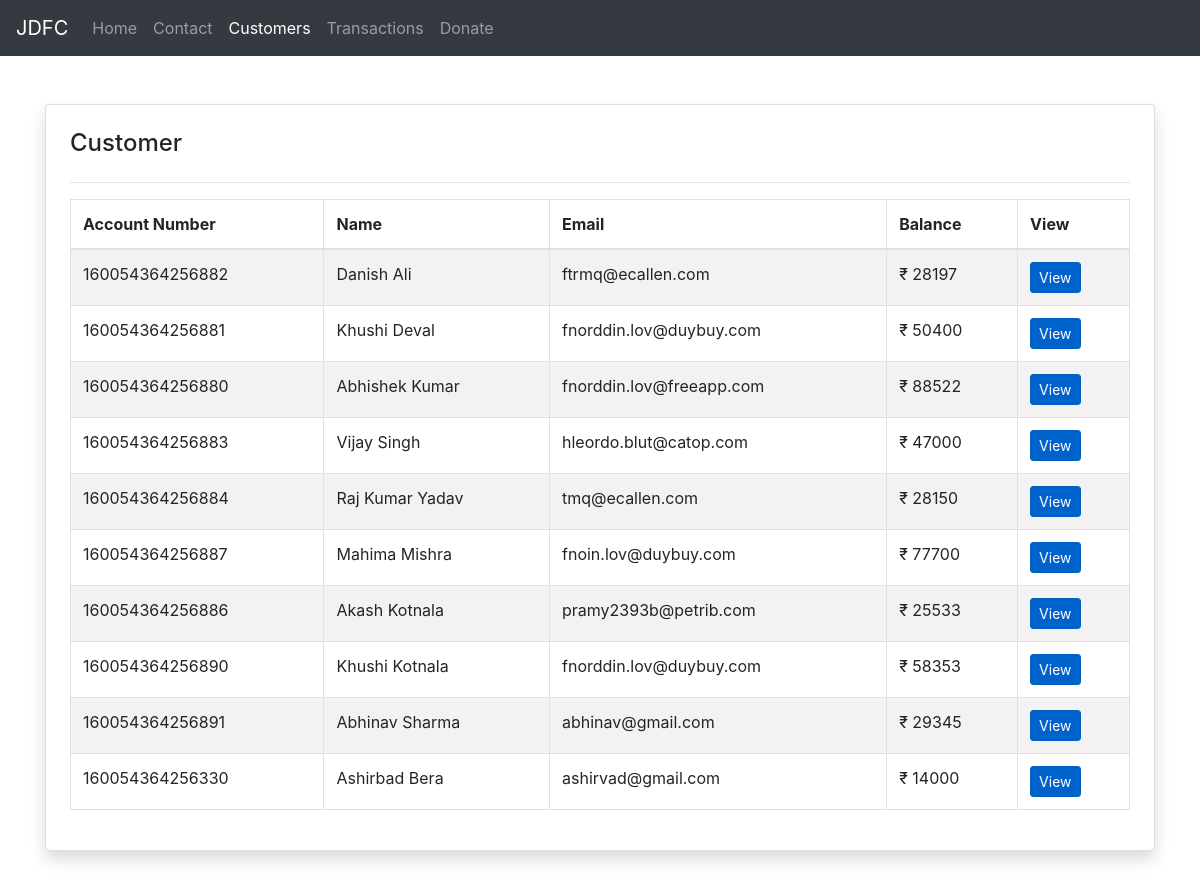
Before: /customer/ with the older database file.
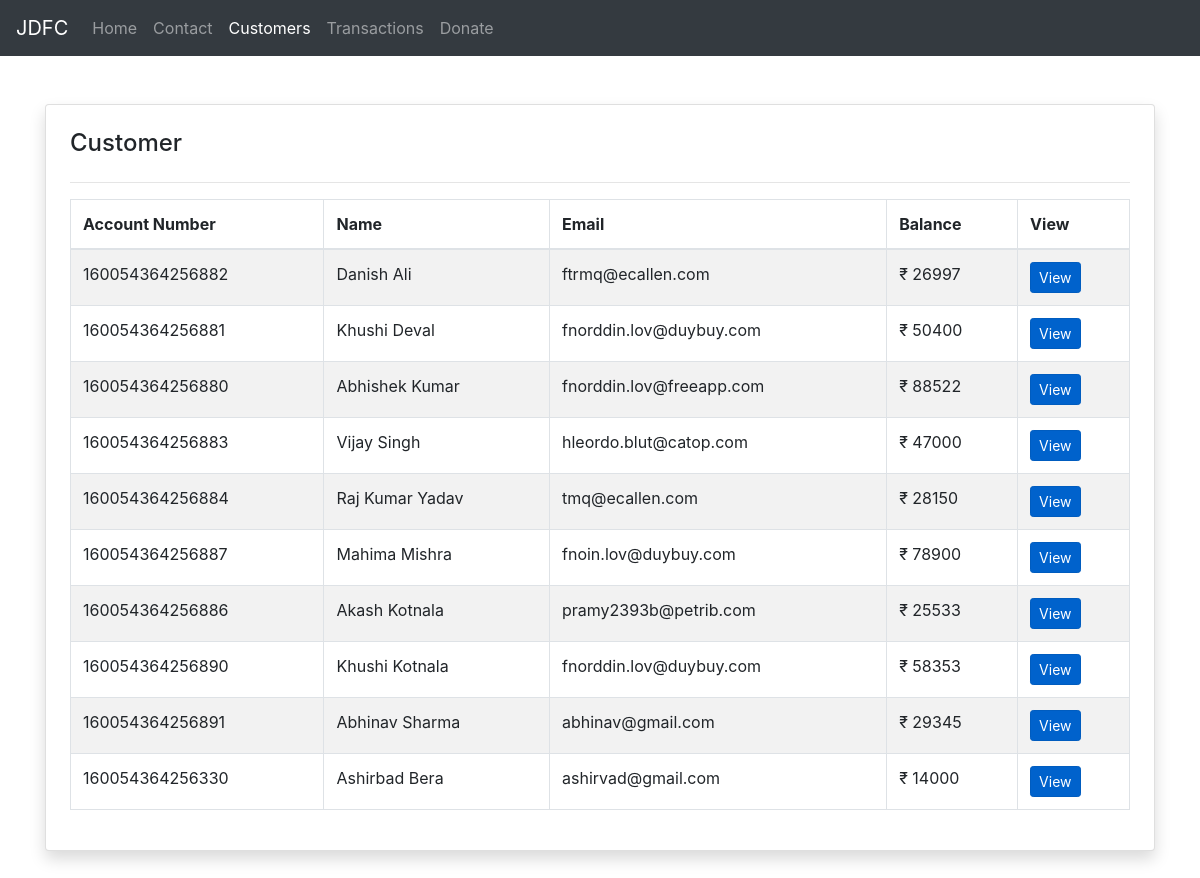
After: the same page with the newer database file.
### home/models.py (models this page shows, shortened)
class Customer(models.Model):
    name = models.CharField(max_length=122)
    email = models.EmailField()
    account_no = models.CharField(max_length=122)
    ifsc_code = models.CharField(max_length=122)
    amount = models.IntegerField()

### home/views.py (the view)
# urls.py: path('customer/', views.customer, name='customer'),
def customer(request):
    customers = Customer.objects.all()
    context = { "customers" : customers}
    return render(request, 'customer.html', context)

### templates/customer.html (shortened to what this page needs)
{% extends 'base.html' %}
{% block customeractive %}active{% endblock customeractive %}
{% block body %}
<div class="container">
    <div class="card shadow p-4 my-5 bg-body rounded" style="overflow: auto;">
        <h4>Customer</h4>
        <hr>
        <table class="table table-bordered table-striped">
            <thead>
                <tr>
                    <th>Account Number</th>
                    <th>Name</th>
                    <th>Email</th>
                    <th>Balance</th>
                    <th>View</th>
                </tr>
            </thead>
            <tbody>
                {% for customer in customers %}
                <tr>
                    <td>{{customer.account_no}}</td>
                    <td>{{customer.name}}</td>
                    <td>{{customer.email}}</td>
                    <td>&#8377 {{customer.amount}}</td>
                    <td>
                        <a href="{% url 'form' customer.account_no %}"
                            class="btn btn-sm btn-primary active">View</a>
                    </td>
                </tr>
                {% endfor %}
            </tbody>
        </table>
    </div>
</div>
{% endblock %}

Changed rows visible on the page:
changed Customer "Danish Ali": amount "28197" → "26997"
changed Customer "Mahima Mishra": amount "77700" → "78900"
